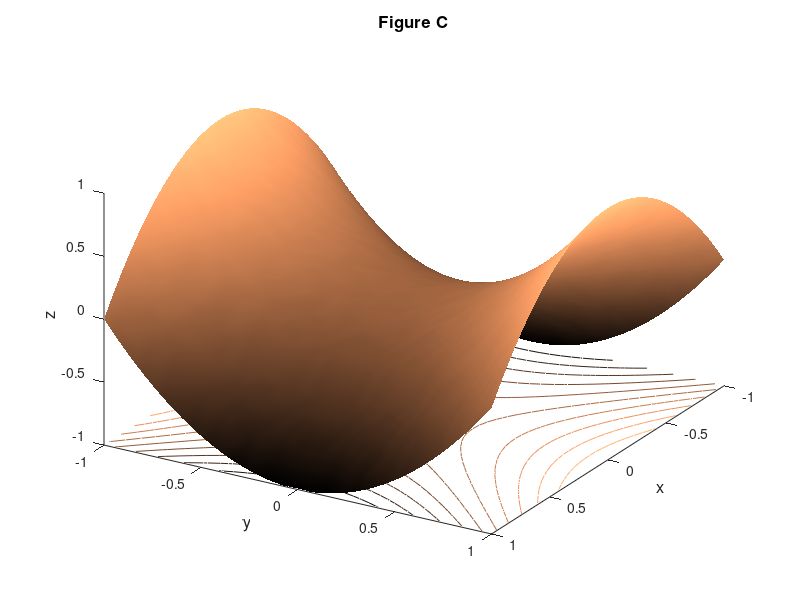
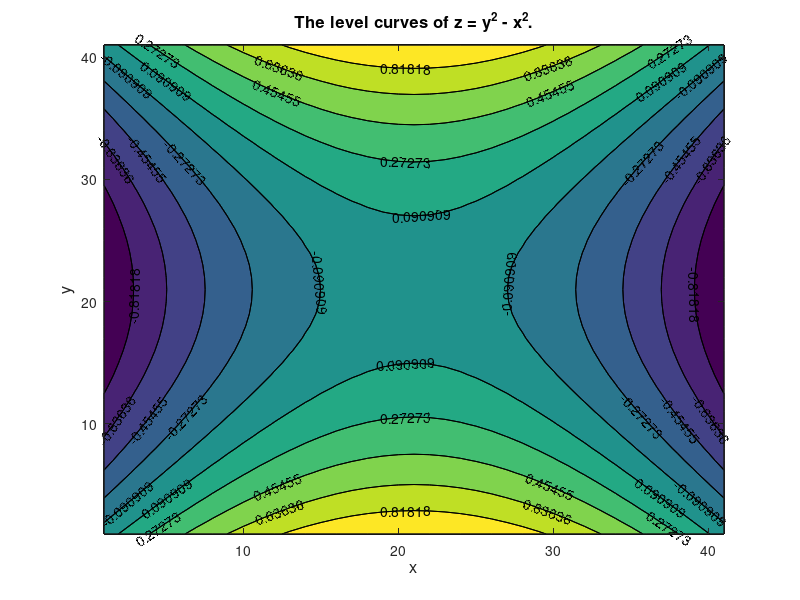

Write the MATLAB code that produced these figures, in order.


% Script file graph5.

% Surface plot of the hyperbolic paraboloid z = y^2 - x^2
% and its level curves.

x = -1:.05:1;
y = x;
[xi,yi] = meshgrid(x,y);
zi = yi.^2 - xi.^2;
surfc(xi,yi,zi)
colormap copper
shading interp
view([25,15,20])
grid off
title('Figure C')
h = get(gca,'Title');
set(h,'FontSize',12)
xlabel('x')
h = get(gca,'xlabel');
set(h,'FontSize',12)
ylabel('y')
h = get(gca,'ylabel');
set(h,'FontSize',12)
zlabel('z')
h = get(gca,'zlabel');
set(h,'FontSize',12)
pause(5)
figure
contourf(zi), hold on, shading flat
[c,h] = contour(zi,'k-'); clabel(c,h)
title('The level curves of z = y^2 - x^2.')
h = get(gca,'Title');
set(h,'FontSize',12)
xlabel('x')
h = get(gca,'xlabel');
set(h,'FontSize',12)
ylabel('y')
h = get(gca,'ylabel');
set(h,'FontSize',12)
